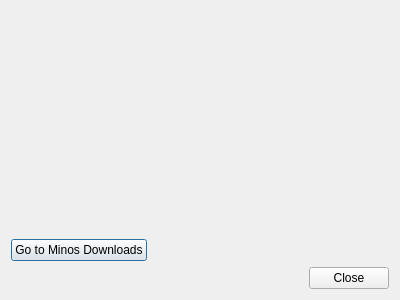
<?xml version="1.0" encoding="UTF-8"?>
<ui version="4.0">
 <class>CheckUpdates</class>
 <widget class="QDialog" name="CheckUpdates">
  <property name="geometry">
   <rect>
    <x>0</x>
    <y>0</y>
    <width>400</width>
    <height>300</height>
   </rect>
  </property>
  <property name="windowTitle">
   <string>Check for Minos Updates</string>
  </property>
  <layout class="QVBoxLayout" name="verticalLayout">
   <item>
    <widget class="QLabel" name="currentVersionLabel">
     <property name="text">
      <string/>
     </property>
    </widget>
   </item>
   <item>
    <widget class="QLabel" name="latestVersionLabel">
     <property name="text">
      <string/>
     </property>
    </widget>
   </item>
   <item>
    <layout class="QHBoxLayout" name="horizontalLayout_2">
     <item>
      <widget class="QPushButton" name="sourceforgeButton">
       <property name="text">
        <string>Go to Minos Downloads</string>
       </property>
      </widget>
     </item>
     <item>
      <spacer name="horizontalSpacer_2">
       <property name="orientation">
        <enum>Qt::Horizontal</enum>
       </property>
       <property name="sizeHint" stdset="0">
        <size>
         <width>40</width>
         <height>20</height>
        </size>
       </property>
      </spacer>
     </item>
    </layout>
   </item>
   <item>
    <layout class="QHBoxLayout" name="horizontalLayout">
     <item>
      <spacer name="horizontalSpacer">
       <property name="orientation">
        <enum>Qt::Horizontal</enum>
       </property>
       <property name="sizeHint" stdset="0">
        <size>
         <width>40</width>
         <height>20</height>
        </size>
       </property>
      </spacer>
     </item>
     <item>
      <widget class="QPushButton" name="closeButton">
       <property name="text">
        <string>Close</string>
       </property>
      </widget>
     </item>
    </layout>
   </item>
  </layout>
 </widget>
 <resources/>
 <connections/>
</ui>
